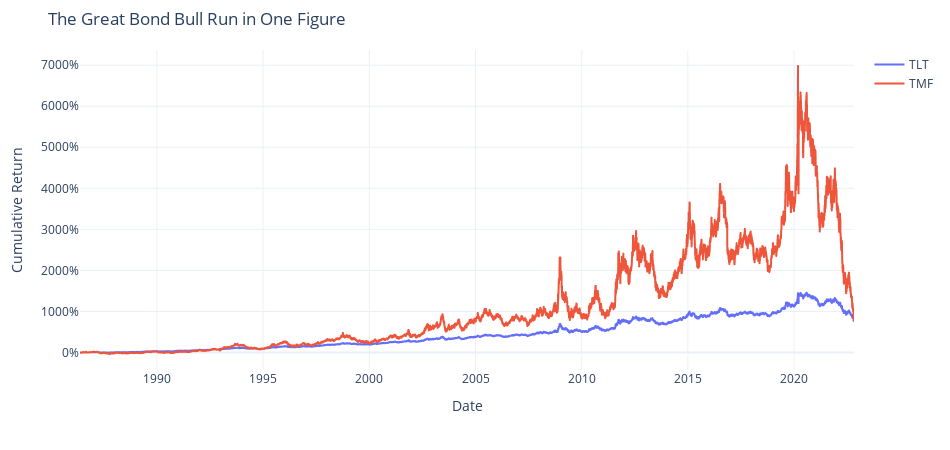

This figure's notebook cell:
### Markdown cell above
Splice VUSTX + TLT + TMF

### Code cell
sim['TMF'] = splice(sim_vustx, sim['TMF'])
plotret(cat(splice(prices['VUSTX'].dropna(), prices['TLT'].dropna()), sim['TMF']), title='The Great Bond Bull Run in One Figure')

### Figure 1 — Plotly figure (JSON) as saved in the notebook; plotly's stock layout.template omitted (floating-point values rounded to 4 significant figures; data arrays with more than 128 entries replaced by an {"elided": "..."} marker saying what was removed)
{"data": [{"hovertemplate": "variable=TLT<br>Date=%{x}<br>value=%{y}<extra></extra>", "legendgroup": "TLT", "line": {"color": "#636efa", "dash": "solid"}, "marker": {"symbol": "circle"}, "mode": "lines", "name": "TLT", "showlegend": true, "type": "scattergl", "x": {"elided": "9188 str values"}, "xaxis": "x", "y": {"elided": "9188 float values"}, "yaxis": "y"}, {"hovertemplate": "variable=TMF<br>Date=%{x}<br>value=%{y}<extra></extra>", "legendgroup": "TMF", "line": {"color": "#EF553B", "dash": "solid"}, "marker": {"symbol": "circle"}, "mode": "lines", "name": "TMF", "showlegend": true, "type": "scattergl", "x": {"elided": "9188 str values"}, "xaxis": "x", "y": {"elided": "9188 float values"}, "yaxis": "y"}], "layout": {"height": 450, "legend": {"title": {"text": ""}, "tracegroupgap": 0}, "margin": {"t": 50}, "title": {"text": "The Great Bond Bull Run in One Figure"}, "width": 950, "xaxis": {"anchor": "y", "domain": [0, 1], "title": {"text": "Date"}}, "yaxis": {"anchor": "x", "domain": [0, 1], "tickformat": ".0%", "title": {"text": "Cumulative Return"}}}}
